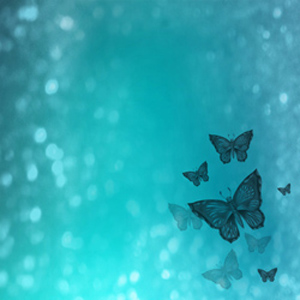
%> input picture assignment 1/img1.jpg, 300 x 300 px
$ octave q4.m   (GNU Octave 9; MATLAB toolbox functions it lacks are replaced by stand-ins)
%> lines starting %> are read from the running program, lines starting %| are printed output that depends on the picture; in (x1, y1, x2, y2) boxes, pixels count from 0 and x2, y2 are one past the last pixel; in counts of white or black regions, pixels touching at a corner belong together; the program's own positions count from 1
### assignment 1/bilinearInterpolation.m
function [out] = bilinearInterpolation(im, x)

    in_rows = size(im,1);
    in_cols = size(im,2);
    out_rows = x*in_rows;
    out_cols = x*in_cols;

    S_R = in_rows / out_rows;
    S_C = in_cols / out_cols;

    [cf, rf] = meshgrid(1 : out_cols, 1 : out_rows);

    rf = rf * S_R;
    cf = cf * S_C;

    r = floor(rf);
    c = floor(cf);

    r(r < 1) = 1;
    c(c < 1) = 1;
    r(r > in_rows - 1) = in_rows - 1;
    c(c > in_cols - 1) = in_cols - 1;

    delta_R = rf - r;
    delta_C = cf - c;

    in1_ind = sub2ind([in_rows, in_cols], r, c);
    in2_ind = sub2ind([in_rows, in_cols], r+1,c);
    in3_ind = sub2ind([in_rows, in_cols], r, c+1);
    in4_ind = sub2ind([in_rows, in_cols], r+1, c+1);

    out = zeros(out_rows, out_cols, size(im, 3));
    out = cast(out, class(im));

    for idx = 1 : size(im, 3)
        chan = double(im(:,:,idx));
        tmp = chan(in1_ind).*(1 - delta_R).*(1 - delta_C) + ...
                       chan(in2_ind).*(delta_R).*(1 - delta_C) + ...
                       chan(in3_ind).*(1 - delta_R).*(delta_C) + ...
                       chan(in4_ind).*(delta_R).*(delta_C);
        out(:,:,idx) = cast(tmp, class(im));
    end

### assignment 1/nearestNeighbourInterpolation.m
function [image_out] = nearestNeighbourInterpolation(img,x)
    scale = [x x];
    img=imread(img);
    old_size=size(img);
    new_size = x.*old_size;
    new_img_col=min(round((1:new_size(2)-0.5)./scale(2)+.5),old_size(2));
    new_img_row=min(round((1:new_size(1)-0.5)./scale(1)+.5),old_size(1));
    image_out = img(new_img_row,new_img_col);
    imshow(uint8(image_out));
end

### assignment 1/q4.m


%bilinear

im = imread('img1.jpg');
%> im is the input picture: size 300x300x3 uint8; mean R, G, B 46.1, 170.3, 181.8
out = bilinearInterpolation(im, 2);
%> in bilinearInterpolation, `r(r < 1) = 1;`:
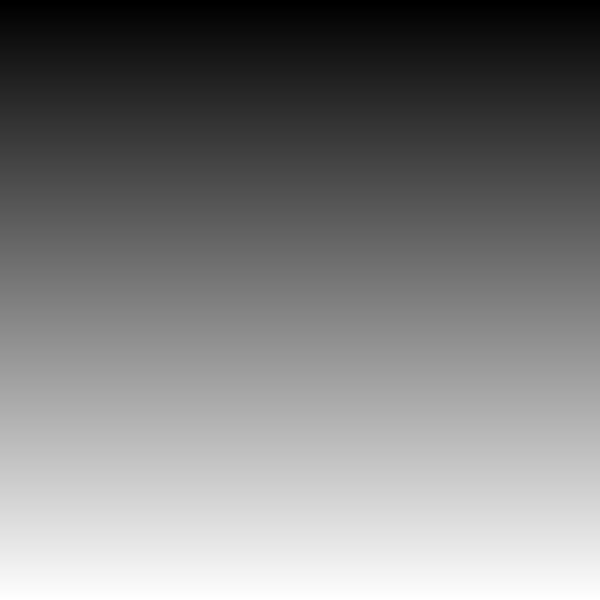
%> r: size 600x600 double; min 1, max 300, mean 150; drawn with min black and max white
%> in bilinearInterpolation, `c(c < 1) = 1;`:
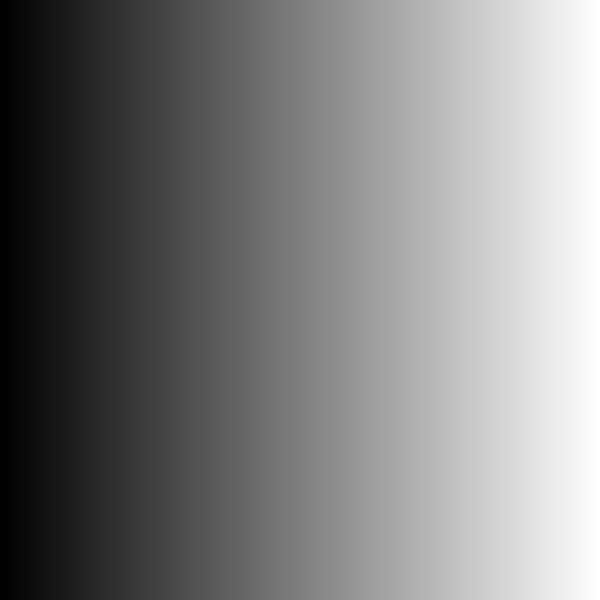
%> c: size 600x600 double; min 1, max 300, mean 150; mean of the top-left, top-right, bottom-left and bottom-right quarters 75, 225, 75, 225; drawn with min black and max white
%> in bilinearInterpolation, `r(r > in_rows - 1) = in_rows - 1;`: r: size 600x600 double; 0.17% of pixels changed, all inside (x1, y1, x2, y2) = (0, 599, 600, 600)
%> in bilinearInterpolation, `c(c > in_cols - 1) = in_cols - 1;`: c: size 600x600 double; 0.17% of pixels changed, all inside (x1, y1, x2, y2) = (599, 0, 600, 600)
%> the loop in bilinearInterpolation, `for idx = 1 : size(im, 3)` made 3 passes
%> pass 1, in bilinearInterpolation, `chan = double(im(:,:,idx));`:
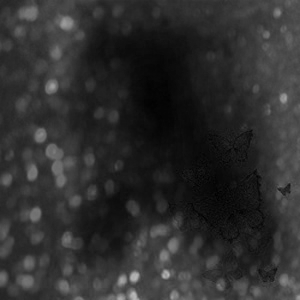
%> chan: size 300x300 double; min 0, max 186, mean 46.1
%> pass 2, in bilinearInterpolation, `chan = double(im(:,:,idx));`:
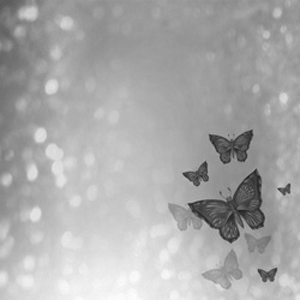
%> chan: size 300x300 double; min 31, max 254, mean 170.3
figure;
imshow(out);
out = bilinearInterpolation(im, 5);
%> the loop in bilinearInterpolation (call 2), `for idx = 1 : size(im, 3)` made 3 passes
%> pass 3, in bilinearInterpolation (call 2), `chan = double(im(:,:,idx));`:
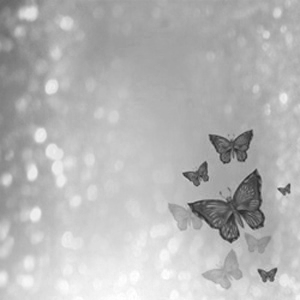
%> chan: size 300x300 double; min 36, max 255, mean 181.8
figure;
imshow(out);

%nearestneighbour

img_nn = nearestNeighbourInterpolation('img1.jpg',2);
figure;
imshow(img_nn);
img_nn = nearestNeighbourInterpolation('img1.jpg',5);
figure;
imshow(img_nn);

%bilinear

%> (the run ends here)
